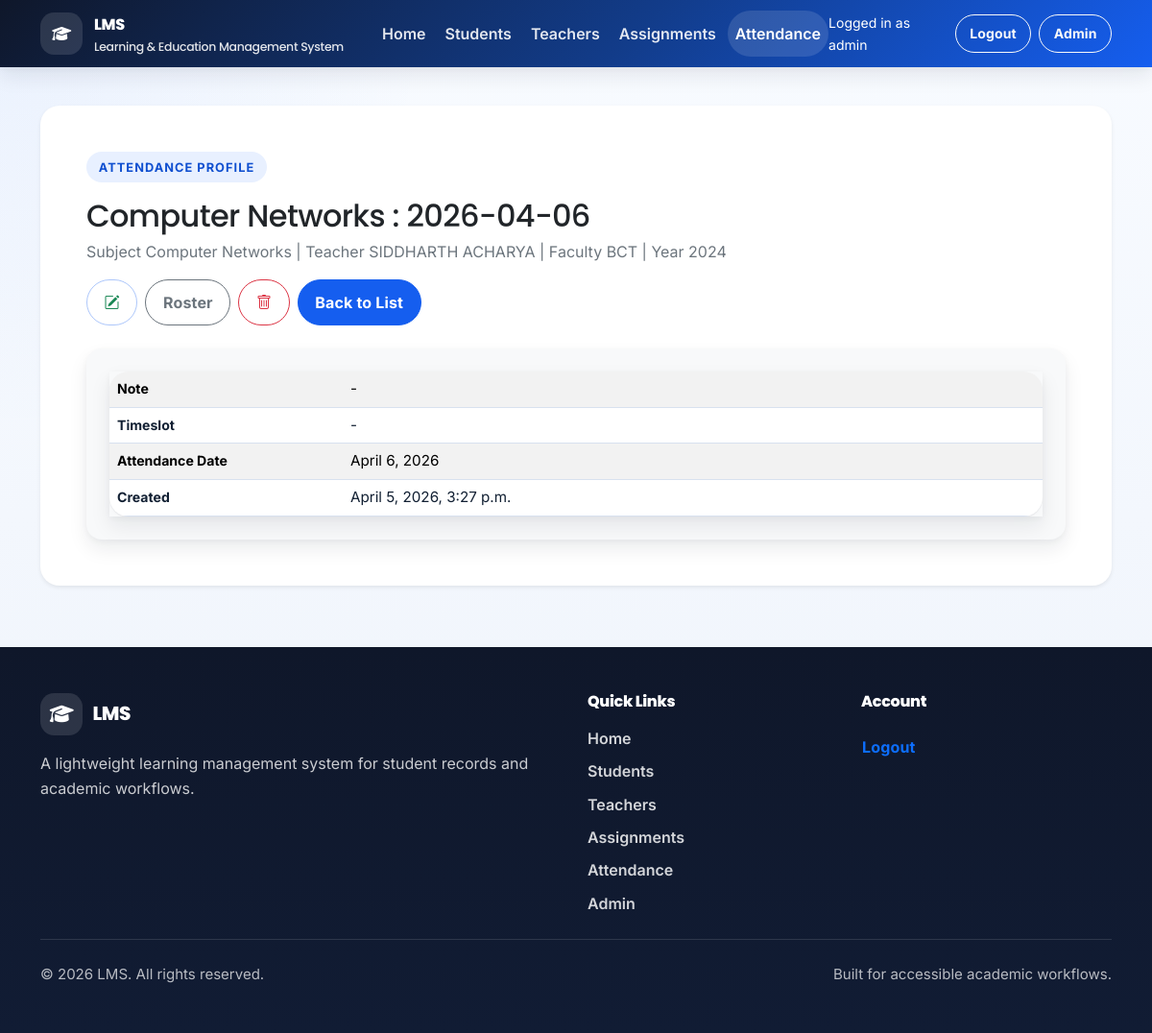
The page /attendances/7/ (signed in) on the database its author committed.
### attendance/models.py (models this page shows, shortened)
class Attendance(models.Model):
    DAY_MONDAY = 'monday'
    DAY_TUESDAY = 'tuesday'
    DAY_WEDNESDAY = 'wednesday'
    DAY_THURSDAY = 'thursday'
    DAY_FRIDAY = 'friday'
    DAY_SATURDAY = 'saturday'
    DAY_SUNDAY = 'sunday'
    DAY_CHOICES = [
        (DAY_MONDAY, 'Monday'),
        (DAY_TUESDAY, 'Tuesday'),
        (DAY_WEDNESDAY, 'Wednesday'),
        (DAY_THURSDAY, 'Thursday'),
        (DAY_FRIDAY, 'Friday'),
        (DAY_SATURDAY, 'Saturday'),
        (DAY_SUNDAY, 'Sunday'),
    ]
    title = models.CharField(max_length=200)
    subject = models.ForeignKey(
        Subject,
        on_delete=models.SET_NULL,
        null=True,
        blank=True,
        default=None,
        related_name='attendances',
    )
    faculty = models.ForeignKey(
        Faculty,
        on_delete=models.SET_NULL,
        null=True,
        blank=True,
        default=None,
        related_name='attendances',
    )
    enrollment_batch = models.ForeignKey(
        EnrollmentYear,
        on_delete=models.SET_NULL,
        null=True,
        blank=True,
        default=None,
        related_name='attendances',
    )
    teacher = models.ForeignKey(
        Teacher,
        on_delete=models.SET_NULL,
        null=True,
        blank=True,
        default=None,
        related_name='attendances',
    )
    day_of_week = models.CharField(max_length=15, choices=DAY_CHOICES, blank=True, default='')
    start_time = models.TimeField(null=True, blank=True, default=None)
    end_time = models.TimeField(null=True, blank=True, default=None)
    attendance_date = models.DateField()
    note = models.TextField(null=True, blank=True, default=None)
    created_at = models.DateTimeField(auto_now_add=True)
    class Meta:
        constraints = [
            models.UniqueConstraint(
                fields=['subject', 'faculty', 'enrollment_batch', 'attendance_date'],
                condition=Q(subject__isnull=False, faculty__isnull=False, enrollment_batch__isnull=False),
                name='unique_attendance_subject_faculty_year_date',
            ),
        ]

### student/models.py (models this page shows)
class Subject(models.Model):
    name = models.CharField(max_length=150, unique=True)
    code = models.CharField(max_length=30, unique=True, null=True, blank=True, default=None)
    def __str__(self):
        return self.name

class Faculty(models.Model):
    name = models.CharField(max_length=150, unique=True)
    objects = FacultyManager()
    def __str__(self):
        return self.name

class EnrollmentYear(models.Model):
    year = models.PositiveIntegerField(unique=True)
    def __str__(self):
        return str(self.year)

### teacher/models.py (models this page shows)
class Teacher(models.Model):
    user = models.OneToOneField(
        User,
        on_delete=models.CASCADE,
        null=True,
        blank=True,
        default=None,
        related_name='teacher_profile',
    )
    name = models.CharField(max_length=100)
    employee_id = models.CharField(
        max_length=20, unique=True, null=True, blank=True, default=None
    )
    department = models.CharField(max_length=150, null=True, blank=True, default=None)
    qualification = models.CharField(max_length=150, null=True, blank=True, default=None)
    experience_years = models.IntegerField(null=True, blank=True, default=None)
    faculties = models.ManyToManyField(
        Faculty,
        blank=True,
        related_name='teachers',
    )
    email = models.EmailField(unique=True, null=True, blank=True, default=None)
    dp = models.ImageField(upload_to='teacher_dp/', null=True, blank=True, default=None)
    address = models.TextField(null=True, blank=True, default=None)
    joining_date = models.DateField(auto_now_add=True)
    is_first_login = models.BooleanField(default=True)
    def __str__(self):
        return self.name

### attendance/views.py (the view)
# urls.py: path('<int:pk>/', AttendanceDetailView.as_view(), name='attendance-detail'),
class AttendanceDetailView(LoginRequiredMixin, RoleFilteredAttendanceQuerysetMixin, DetailView):
    model = Attendance
    template_name = 'attendance/attendance_detail.html'
    context_object_name = 'attendance'
    def get_queryset(self):
        return self.get_role_filtered_queryset()

### attendance/views.py (called while the page is built, shortened)
    def get_base_queryset(self):
        return Attendance.objects.select_related(
            'subject', 'teacher', 'faculty', 'enrollment_batch'
        ).prefetch_related('entries__student')

    def get_role_filtered_queryset(self):
        queryset = self.get_base_queryset()
        user = self.request.user
        if user.is_superuser or user.is_staff:
            return queryset

### LMS/templates/attendance/attendance_detail.html (shortened to what this page needs)
{% extends 'base.html' %}
{% block content %}
<section class="container py-4">
	<div class="card shadow-sm border-0 overflow-hidden">
		<div class="card-body p-4 p-lg-5">
			<div class="d-flex flex-wrap justify-content-between align-items-start gap-3 mb-4">
				<div>
					<span class="eyebrow">Attendance profile</span>
					<h1 class="h2 mb-1">{{ attendance.title }}</h1>
					<p class="text-secondary mb-0">Subject {{ attendance.subject|default:"-" }} | Teacher {{ attendance.teacher|default:"-" }} | Faculty {{ attendance.faculty|default:"-" }} | Year {{ attendance.enrollment_batch|default:"-" }}</p>
				</div>
				<div class="d-flex flex-wrap gap-2">
				{% if can_manage_academic_records %}
				<a class="btn btn-outline-primary" href="{% url 'attendance:attendance-update' attendance.pk %}" aria-label="Edit" title="Edit"><i class="bi bi-pencil-square text-success"></i><span class="visually-hidden">Edit</span></a>
				<a class="btn btn-outline-secondary" href="{% url 'attendance:attendance-roster' attendance.pk %}">Roster</a>
				<a class="btn btn-outline-danger" href="{% url 'attendance:attendance-delete' attendance.pk %}" aria-label="Delete" title="Delete"><i class="bi bi-trash text-danger"></i><span class="visually-hidden">Delete</span></a>
				{% endif %}
					<a class="btn btn-primary" href="{% url 'attendance:attendance-list' %}">Back to List</a>
				</div>
			</div>
			<div class="detail-pane bg-light rounded-4 p-4 h-100">
				<div class="table-responsive">
					<table class="table table-compact table-striped mb-0 align-middle">
						<tbody>
							<tr>
								<th scope="row" class="w-25">Note</th>
								<td>{{ attendance.note|default:"-" }}</td>
							</tr>
							<tr>
								<th scope="row">Timeslot</th>
								<td>
									{% if attendance.start_time and attendance.end_time %}
									{{ attendance.start_time|time:"g:i a" }} - {{ attendance.end_time|time:"g:i a" }}
									{% else %}
									-
									{% endif %}
								</td>
							</tr>
							<tr>
								<th scope="row">Attendance Date</th>
								<td>{{ attendance.attendance_date|date:"F j, Y" }}</td>
							</tr>
							<tr>
								<th scope="row">Created</th>
								<td>{{ attendance.created_at|date:"F j, Y, g:i a" }}</td>
							</tr>
						</tbody>
					</table>
				</div>
			</div>
		</div>
	</div>
</section>
{% endblock %}

### LMS/templates/base.html (shortened to what this page needs)
<!DOCTYPE html>
<html lang="en">
<head>
	{% load static %}
	<link href="https://cdn.jsdelivr.net/npm/bootstrap@5.3.7/dist/css/bootstrap.min.css" rel="stylesheet"
>
	<link rel="stylesheet" href="https://cdn.jsdelivr.net/npm/bootstrap-icons@1.11.3/font/bootstrap-icons.min.css">
	<link rel="stylesheet" href="https://cdnjs.cloudflare.com/ajax/libs/font-awesome/6.7.2/css/all.min.css"
 />
	<link rel="stylesheet" href="{% static 'css/styles.css' %}">
	<link rel="stylesheet" href="{% static 'css/lms-overrides.css' %}">
</head>
<body class="d-flex flex-column min-vh-100">
	<header class="site-header">
		<nav class="navbar navbar-expand-lg navbar-dark">
			<div class="container">
				<a class="navbar-brand" href="{% url 'home' %}" aria-label="LMS home">
					<span class="brand-icon" aria-hidden="true"><i class="fa-solid fa-graduation-cap"></i></span>
					<span class="brand-copy">
						<span class="brand-title">LMS</span>
						<span class="brand-subtitle">Learning & Education Management System</span>
					</span>
				</a>
				<div class="collapse navbar-collapse" id="primaryNav">
					{% with current_url_name=request.resolver_match.url_name current_namespace=request.resolver_match.namespace %}
					<ul class="navbar-nav me-auto mb-2 mb-lg-0 gap-lg-1">
						<li class="nav-item">
							<a class="nav-link {% if current_url_name == 'home' and not current_namespace %}active{% endif %}" href="{% url 'home' %}"
								{% if current_url_name == 'home' and not current_namespace %}aria-current="page"{% endif %}>Home</a>
						</li>
						<li class="nav-item">
							<a class="nav-link {% if current_namespace == 'student' %}active{% endif %}"
								href="{% url 'student:student-list' %}"
								{% if current_namespace == 'student' %}aria-current="page"{% endif %}>Students</a>
						</li>
						<li class="nav-item">
							<a class="nav-link {% if current_namespace == 'teacher' %}active{% endif %}"
								href="{% url 'teacher:teacher-list' %}"
								{% if current_namespace == 'teacher' %}aria-current="page"{% endif %}>Teachers</a>
						</li>
						<li class="nav-item">
							<a class="nav-link {% if current_namespace == 'assignment' %}active{% endif %}"
								href="{% url 'assignment:assignment-list' %}"
								{% if current_namespace == 'assignment' %}aria-current="page"{% endif %}>Assignments</a>
						</li>
						<li class="nav-item">
							<a class="nav-link {% if current_namespace == 'attendance' %}active{% endif %}"
								href="{% url 'attendance:attendance-list' %}"
								{% if current_namespace == 'attendance' %}aria-current="page"{% endif %}>Attendance</a>
						</li>
					</ul>
					{% endwith %}
					<ul class="navbar-nav ms-auto align-items-lg-center gap-lg-2">
						{% if request.user.is_authenticated %}
						<li class="nav-item text-white small me-lg-2">
							Logged in as {{ current_user_display_name }}
						</li>
						<li class="nav-item">
							<form method="post" action="{% url 'logout' %}" class="d-inline">
								<button type="submit" class="btn btn-outline-light btn-sm">Logout</button>
							</form>
						</li>
						{% else %}
						<li class="nav-item">
							<a class="btn btn-outline-light btn-sm" href="{% url 'login' %}">Login</a>
						</li>
						{% endif %}
						{% if request.user.is_staff or request.user.is_superuser %}
						<li class="nav-item">
							<a class="btn btn-outline-light btn-sm" href="{% url 'admin:index' %}">Admin</a>
						</li>
						{% endif %}
					</ul>
				</div>
			</div>
		</nav>
	</header>
	<main id="main-content" class="flex-grow-1">
		<div class="container pt-3">
		</div>
		{% block content %}{% endblock %}
	</main>
	<footer class="site-footer mt-auto">
		<div class="container py-5">
			<div class="row g-4">
				<div class="col-lg-6">
					<h2 class="footer-brand mb-3">
						<span class="brand-icon" aria-hidden="true"><i class="fa-solid fa-graduation-cap"></i></span>
						LMS
					</h2>
					<p class="footer-copy mb-0">
						A lightweight learning management system for student records and academic workflows.
					</p>
				</div>
				<div class="col-lg-3 col-md-6">
					<h3 class="footer-heading">Quick Links</h3>
					<ul class="footer-links list-unstyled mb-0">
						<li><a href="{% url 'home' %}">Home</a></li>
						<li><a href="{% url 'student:student-list' %}">Students</a></li>
						<li><a href="{% url 'teacher:teacher-list' %}">Teachers</a></li>
						<li><a href="{% url 'assignment:assignment-list' %}">Assignments</a></li>
						<li><a href="{% url 'attendance:attendance-list' %}">Attendance</a></li>
						{% if is_admin_like_user %}
						<li><a href="{% url 'admin:index' %}">Admin</a></li>
						{% endif %}
					</ul>
				</div>
				<div class="col-lg-3 col-md-6">
					<h3 class="footer-heading">Account</h3>
					<ul class="footer-links list-unstyled mb-0">
						{% if request.user.is_authenticated %}
						<li>
							<form method="post" action="{% url 'logout' %}" class="d-inline">
								<button type="submit" class="btn btn-link p-0 text-decoration-none">Logout</button>
							</form>
						</li>
						{% else %}
						<li><a href="{% url 'login' %}">Login</a></li>
						{% endif %}
					</ul>
				</div>
			</div>
			<div class="footer-divider my-4"></div>
			<div class="d-flex flex-column flex-md-row justify-content-between align-items-center gap-2">
				<p class="footer-note mb-0">&copy; {% now "Y" %} LMS. All rights reserved.</p>
				<p class="footer-note mb-0">Built for accessible academic workflows.</p>
			</div>
		</div>
	</footer>
</body>
</html>

### static/css/lms-overrides.css (style rules this page uses)
.eyebrow { display: inline-flex; align-items: center; gap: 0.5rem; padding: 0.35rem 0.8rem; margin-bottom: 1rem; border-radius: 999px; font-size: 0.8rem; font-weight: 700; letter-spacing: 0.08em; text-transform: uppercase; background: var(--color-primary-soft); color: var(--color-primary-hover); }
.table-responsive, .bg-white, .bg-light { box-shadow: var(--shadow-md); }
.table-compact th, .table-compact td { white-space: normal; word-break: break-word; line-height: 1.35; font-size: 0.95rem; }
.table-compact td, .table-compact th { vertical-align: top; }

### rows shown on the page
Attendance: title "Computer Networks : 2026-04-06", subject "Computer Networks", teacher "SIDDHARTH ACHARYA", faculty "BCT", enrollment_batch "2024", note "-", attendance_date "April 6, 2026", created_at "April 5, 2026, 3:27 p.m."

### other values the page prints
{{ current_user_display_name }} "admin"
